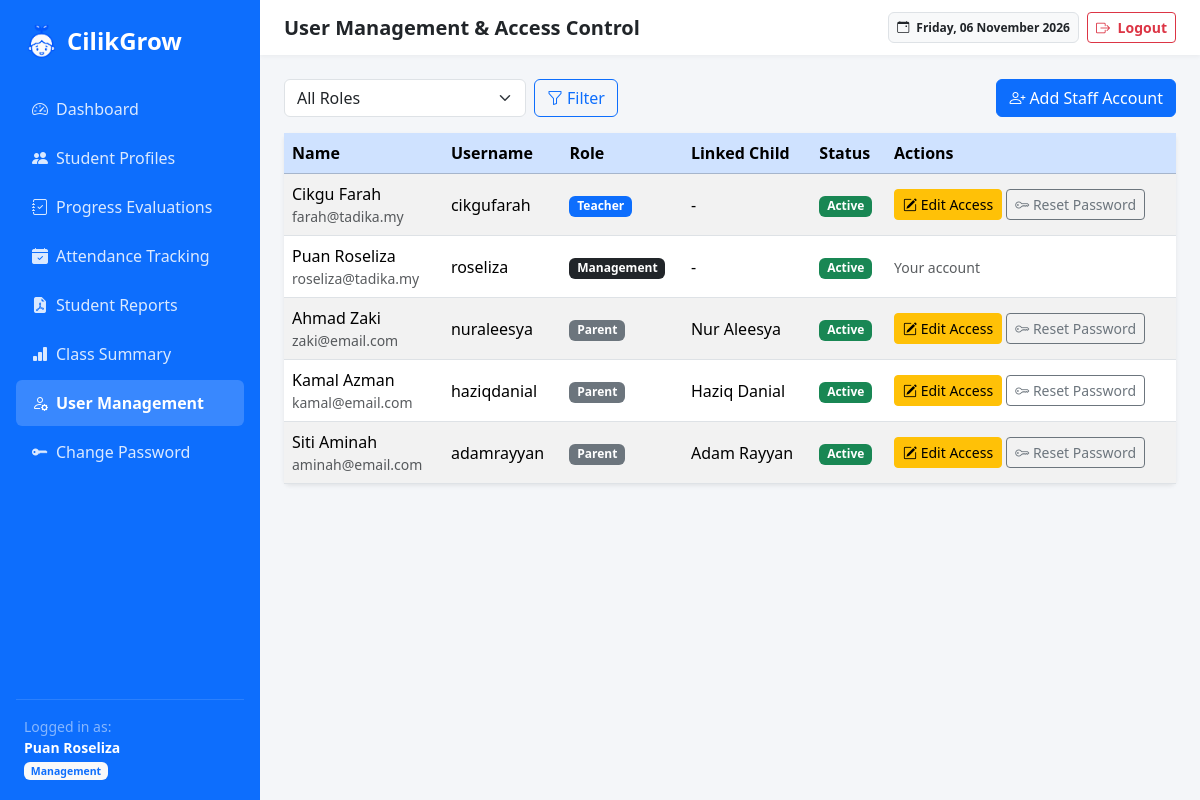
/users.php (signed in), run on the app's committed database.
### tables this page shows
CREATE TABLE `users` (
  `user_id`    int(11)      NOT NULL AUTO_INCREMENT,
  `username`   varchar(50)  NOT NULL,
  `password`   varchar(255) NOT NULL,
  `role`       enum('Teacher','Management','Parent') NOT NULL,
  `full_name`  varchar(100) NOT NULL,
  `email`      varchar(100) DEFAULT NULL,
  `student_id` int(11)      DEFAULT NULL,
  `phone`      varchar(15)  DEFAULT NULL,
  `status`     varchar(10)  NOT NULL DEFAULT 'Active',
  PRIMARY KEY (`user_id`),
  UNIQUE KEY `username` (`username`),
  KEY `fk_user_student` (`student_id`),
  CONSTRAINT `fk_user_student` FOREIGN KEY (`student_id`) REFERENCES `students` (`student_id`) ON DELETE SET NULL
);

CREATE TABLE `students` (
  `student_id`     int(11)      NOT NULL AUTO_INCREMENT,
  `student_name`   varchar(100) NOT NULL,
  `mykid`          varchar(20)  NOT NULL,
  `gender`         enum('Male','Female') DEFAULT NULL,
  `class_name`     varchar(50)  NOT NULL,
  `date_of_birth`  date         DEFAULT NULL,
  `address`        text         DEFAULT NULL,
  `guardian_phone` varchar(20)  DEFAULT NULL,
  PRIMARY KEY (`student_id`),
  UNIQUE KEY `uq_students_mykid` (`mykid`)
);

### includes/auth.php (called while the page is built, shortened)
<?php
function e($value): string
{
    return htmlspecialchars((string)($value ?? ''), ENT_QUOTES, 'UTF-8');
}

### users.php (the view, shortened to what this page needs)
<?php
require_once __DIR__ . '/includes/auth.php';
$me = (int)$_SESSION['user_id'];
$role_filter = trim($_GET['role'] ?? '');
$sql = 'SELECT u.user_id, u.full_name, u.username, u.email, u.role, u.status, s.student_name
        FROM users u LEFT JOIN students s ON u.student_id = s.student_id';
if ($role_filter !== '') {
    $stmt = $conn->prepare($sql . ' WHERE u.role = ? ORDER BY u.role, u.full_name');
    $stmt->bind_param('s', $role_filter);
} else {
    $stmt = $conn->prepare($sql . ' ORDER BY u.role, u.full_name');
}
$stmt->execute();
$users = $stmt->get_result()->fetch_all(MYSQLI_ASSOC);
include __DIR__ . '/includes/header.php';
?>
<div class="row g-2 mb-3">
    <div class="col-md-8">
        <form method="GET" action="users.php" class="row g-2">
            <div class="col-md-5">
                <select name="role" class="form-select" aria-label="Filter by role">
                    <option value="">All Roles</option>
                </select>
            </div>
            <div class="col-auto"><button type="submit" class="btn btn-outline-primary"><i class="bi bi-funnel me-1"></i>Filter</button></div>
        </form>
    </div>
    <div class="col-md-4 text-md-end">
        <button class="btn btn-primary" data-bs-toggle="modal" data-bs-target="#addUserModal"><i class="bi bi-person-plus me-1"></i>Add Staff Account</button>
    </div>
</div>
<div class="card border-0 shadow-sm">
    <div class="table-responsive">
        <table class="table table-striped table-hover mb-0 align-middle">
            <thead class="table-primary"><tr><th>Name</th><th>Username</th><th>Role</th><th>Linked Child</th><th>Status</th><th>Actions</th></tr></thead>
            <tbody>
            <?php if (!$users): ?>
                <tr><td colspan="6" class="text-center py-3 text-muted">No users found.</td></tr>
            <?php else: foreach ($users as $u): ?>
                <tr>
                    <td><?= e($u['full_name']); ?><div class="text-muted small"><?= e($u['email'] ?? ''); ?></div></td>
                    <td><?= e($u['username']); ?></td>
                    <td><span class="badge bg-<?= $u['role'] === 'Management' ? 'dark' : ($u['role'] === 'Teacher' ? 'primary' : 'secondary'); ?>"><?= e($u['role']); ?></span></td>
                    <td><?= e($u['student_name'] ?? '-'); ?></td>
                    <td><span class="badge bg-<?= ($u['status'] ?? 'Active') === 'Active' ? 'success' : 'danger'; ?>"><?= e($u['status'] ?? 'Active'); ?></span></td>
                    <td class="text-nowrap">
                        <?php if ((int)$u['user_id'] === $me): ?>
                            <span class="text-muted small">Your account</span>
                        <?php else: ?>
                            <button class="btn btn-sm btn-warning" data-bs-toggle="modal" data-bs-target="#editUser<?= (int)$u['user_id']; ?>"><i class="bi bi-pencil-square"></i> Edit Access</button>
                            <button class="btn btn-sm btn-outline-secondary" data-bs-toggle="modal" data-bs-target="#resetUser<?= (int)$u['user_id']; ?>"><i class="bi bi-key"></i> Reset Password</button>
                        <?php endif; ?>
                    </td>
                </tr>
            <?php endforeach; endif; ?>
            </tbody>
        </table>
    </div>
</div>
<?php include __DIR__ . '/includes/footer.php'; ?>

### includes/header.php (style rules this page uses)
body { background-color: #f4f6f9; font-family: 'Segoe UI', Tahoma, Geneva, Verdana, sans-serif; }

### data on the page
users: full_name "Cikgu Farah", email "farah@tadika.my", username "cikgufarah", role "Teacher", student_name "-", status "Active"
users: full_name "Puan Roseliza", email "roseliza@tadika.my", username "roseliza", role "Management", student_name "-", status "Active", shows "Your account"
users: full_name "Ahmad Zaki", email "zaki@email.com", username "nuraleesya", role "Parent", student.student_name "Nur Aleesya", status "Active"
users: full_name "Kamal Azman", email "kamal@email.com", username "haziqdanial", role "Parent", student.student_name "Haziq Danial", status "Active"
users: full_name "Siti Aminah", email "aminah@email.com", username "adamrayyan", role "Parent", student.student_name "Adam Rayyan", status "Active"

### other printed values
$label "Dashboard"
$label "Student Profiles"
$label "Progress Evaluations"
$label "Attendance Tracking"
$label "Student Reports"
$label "Class Summary"
$label "User Management"
$label "Change Password"
$display_name "Puan Roseliza"
$role "Management"
$page_title "User Management & Access Control"
